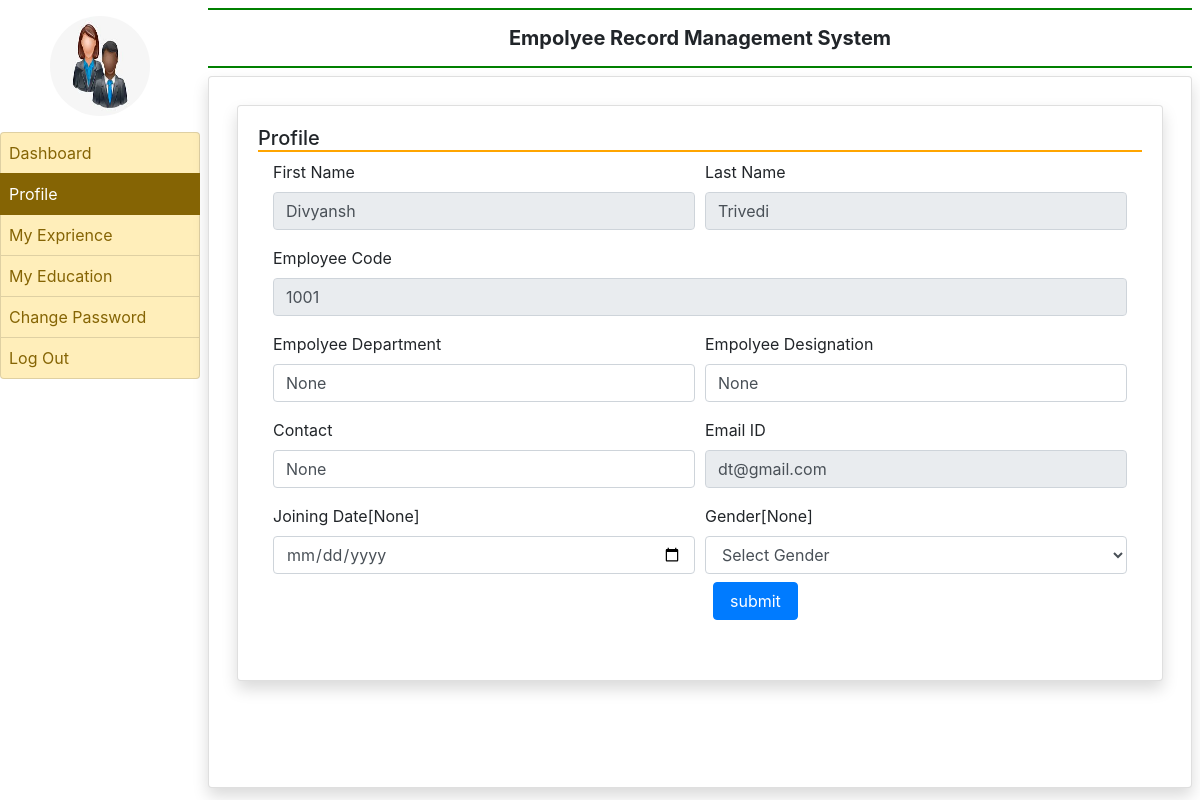
Page /profile (signed in) on the earlier database version.
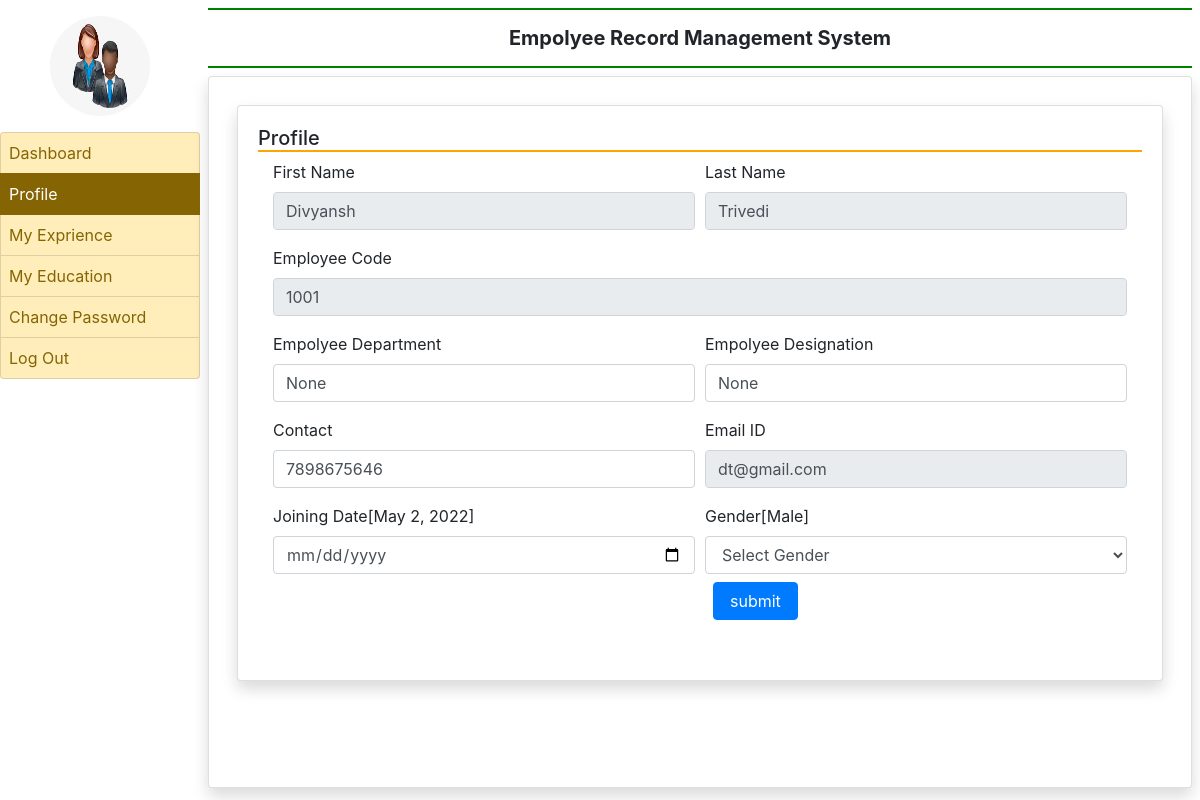
Same page on the later database version.
### employee/models.py (models this page shows, shortened)
class EmployeeDetail(models.Model):
    user = models.ForeignKey(User,on_delete=models.CASCADE)
    empcode = models.CharField(max_length=50)
    empdept = models.CharField(max_length=50, null = True)
    designation = models.CharField(max_length=100,null = True)
    contact = models.CharField(max_length=10,null = True)
    gender = models.CharField(max_length=10, null = True)
    joiningdate = models.DateField(null = True)

### employee/views.py (the view, shortened to what this page needs)
# urls.py: path('profile',profile,name='profile'),
def profile(request):
    if not request.user.is_authenticated:
        return redirect('emp_login')
    error= ""
    user = request.user
    employee = EmployeeDetail.objects.get(user=user)
    try:
        employee.save()
        employee.user.save()
        error = "no"
    except:
        error = "yes"
    return render(request,'profile.html',locals())

### employee/templates/profile.html (shortened to what this page needs)
{%extends 'emp_base.html'%}
{% block main %}
<div class="card shadow m-2">
    <div class="card-body">
        <h5 Style="border-bottom : 2px solid orange">Profile</h5>
        <div class="container-fluid">
            <form method="post" ">
                <div class="form-row">
                    <div class="col-sm-6">
                        <div class="form-group">
                            <label>First Name</label>
                            <input type="text" name="firstname" class="form-control" placeholder="First Name" pattern="[A-Za-z]+" value="{{employee.user.first_name}}" readonly>
                        </div>
                    </div>
                    <div class="col-sm-6">
                        <div class="form-group">
                            <label>Last Name</label>
                            <input type="text" name="lastname" class="form-control" placeholder="Last Name" pattern="[A-Za-z]+" "text-capitalize" value="{{employee.user.last_name}}" readonly>
                        </div>
                    </div>
                    <div class="col-sm-12">
                        <div class="form-group">
                            <label>Employee Code</label>
                            <input type="text" name="employeecode" class="form-control" placeholder="Enter Your Employee Code" pattern="[0-9]+" value="{{employee.empcode}}" readonly>
                        </div>
                    </div>
                <div class="col-sm-6">
                    <div class="form-group">
                        <label>Empolyee Department</label>
                        <input type="text" name="department" class="form-control" placeholder="department" value="{{employee.empdept}}">
                    </div>
                </div>
            <div class="col-sm-6">
                <div class="form-group">
                    <label>Empolyee Designation</label>
                    <input type="text" name="designation" class="form-control" placeholder="designation" value="{{employee.designation}}">
                </div>
            </div>
                    <div class="col-sm-6">
                        <div class="form-group">
                            <label>Contact</label>
                            <input type="text" name="contact" class="form-control" placeholder="Contact Number"  value="{{employee.contact }}">
                        </div>
                    </div>
                    <div class="col-sm-6">
                        <div class="form-group">
                            <label>Email ID</label>
                            <input type="email" name="emailid" class="form-control" placeholder="Email Adress" value="{{employee.user.username}}" readonly>
                        </div>
                    </div>
                    <div class="col-sm-6">
                        <div class="form-group">
                            <label>Joining Date[{{employee.joiningdate}}]</label>
                            <input type="Date" name="jdate" class="form-control" >
                        </div>
                    </div>
                    <div class="col-sm-6">
                        <div class="form-group">
                            <label>Gender[{{employee.gender}}]</label>
                            <select name ="gender" class="form-control">
                                <option value="None">Select Gender</option>
                        </div>
                    </div>
                </div>
                <br>
                <input type="submit" value="submit" class="m-2 px-3 btn btn-primary">
            </form>
        </div>
    </div>
</div>
{% endblock %}

Differences in the rows shown:
changed EmployeeDetail "None": contact "None" → "7898675646"; joiningdate "None" → "May 2, 2022"; gender "None" → "Male"
